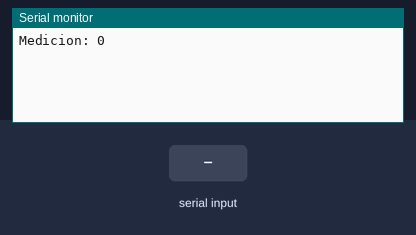
The sketch below on a simulated Arduino Mega 2560, built with avr-gcc and run on an emulated ATmega2560. Shown: the last lines printed to the serial monitor. Inputs (shaded band) come from the test bench.

Above: at 1.2 s.
1.3 s: "1" received over the second serial link
At 2.7 s:
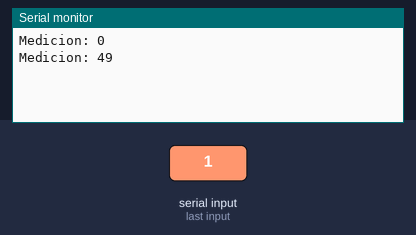
2.8 s: "0" received over the second serial link
At 4.2 s:
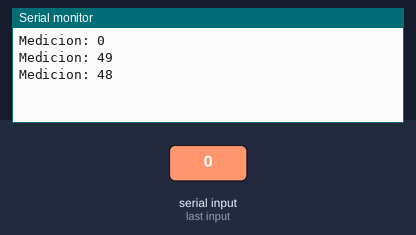
4.3 s: "2" received over the second serial link
At 6.1 s:
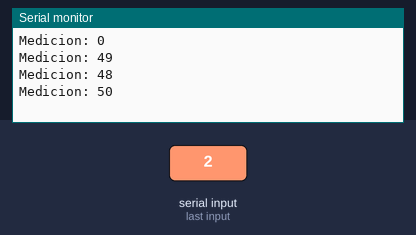
Timing chart, 0 to 7.6 s (numbered marks = the images above; inputs shaded):
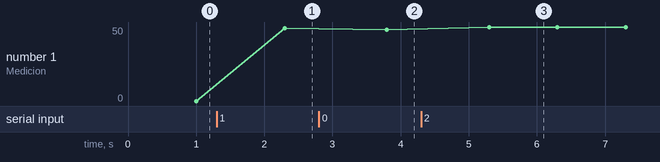

Measured:
- after the input at 1.3 s, the serial monitor: prints a new line after 1.0 s (image 1)
- after the input at 2.8 s, the serial monitor: prints a new line after 1.0 s (image 2)
- after the input at 4.3 s, the serial monitor: prints a new line after 1.0 s (image 3)
- plotted number 1: 0 → 49 after the input at 1.3 s, 49 → 48 after the input at 2.8 s, 48 → 50 after the input at 4.3 s

The sketch:

LecturaSerial.ino
```cpp
uint32_t medicion;
char buffer[4];

void setup() {
  // initialize both serial ports:
  Serial.begin(115200);
  Serial1.begin(115200);
}

void loop() {
  // read from port 1, send to port 0:
  /*if (Serial1.available() > 0) {
   char inByte = Serial1.read();
   Serial.println(inByte);
  }*/
  Serial1.readBytesUntil(0xFF,buffer,4);
  medicion = ((uint32_t)buffer[0])|((uint32_t)buffer[1]<<8)|((uint32_t)buffer[2]<<16)|((uint32_t)buffer[3]<<24);
  Serial1.write('6');
  Serial.print("Medicion: ");
  Serial.println(medicion);
}
```
